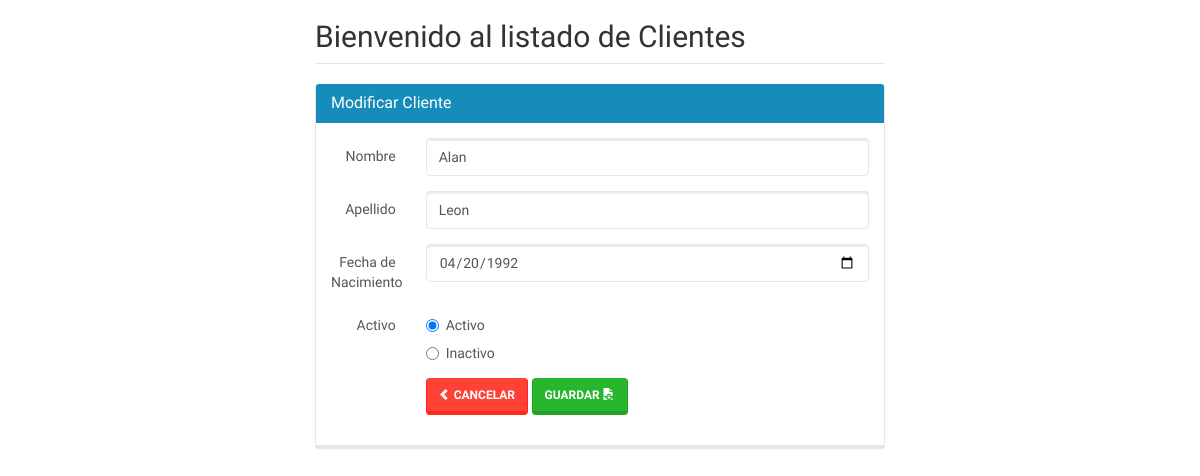
The app's page /editar.php?id=7 with its own data.
### tables this page shows
CREATE TABLE IF NOT EXISTS `clientes` (
  `id` int(10) unsigned NOT NULL AUTO_INCREMENT,
  `apellido` varchar(50) NOT NULL,
  `nombre` varchar(50) NOT NULL,
  `fecha_nac` date NOT NULL,
  `activo` tinyint(1) NOT NULL,
  PRIMARY KEY (`id`)
);

### db/cliente.class.php (called while the page is built, shortened)
<?php
class Cliente {
	function seleccionar_cliente($id)
	{
		$conn = new conexion();
		try{
			$sql = "SELECT * FROM clientes WHERE id = :id";
			$stmt = $conn->prepare($sql);
			$stmt->bindParam(':id', $id, PDO::PARAM_STR);
			$stmt->execute();
			if($stmt->rowCount() == 1)
			{
				$cliente = $stmt->fetch(PDO::FETCH_ASSOC);
				return $cliente;
			}
		} catch(PDOException $e){
			throw new Exception($e->getMessage());
		}
	}
}

### controllers/cont_editar.php (called while the page is built, shortened)
<?php
	require_once __DIR__."/../db/cliente.class.php";
	try
	{
		$c = new Cliente();
		$resultado = $c->seleccionar_cliente($_GET['id']);
	}
	catch(Exception $e)
	{
		header("Location: /error/Errores.php?msg".$e->getMessage());
		die();
	}
?>

### editar.php (the view, shortened to what this page needs)
<?php include "controllers/cont_editar.php"; ?>
<!DOCTYPE html>
<html lang="en">
  <head>
    <link href="recursos/css/bootstrap.min.css" rel="stylesheet">
  </head>
  <body>
  	<div class="col-md-6">
  		<legend> <h2>Bienvenido al listado de Clientes</h2></legend>
		<div class="panel panel-primary">
		  <div class="panel-heading">
		    <h3 class="panel-title">Modificar Cliente</h3>
		  </div>
		  <div class="panel-body">
			<form class="form-horizontal" role="form" action="controllers/cont_editar.php" method="POST">
				<fieldset>
				    <div class="form-group">
						<label for="nombre" class="col-lg-2 control-label">Nombre</label>
				    	<div class="col-lg-10">
				        	<input type="text" class="form-control" id="nombre" name="nombre" value="<?php echo $resultado['nombre']; ?>" required>
				      	</div>
				    </div>
					<div class="form-group">
						<label for="apellido" class="col-lg-2 control-label">Apellido</label>
				    	<div class="col-lg-10">
				        	<input type="text" class="form-control" id="apellido" name="apellido" value="<?php echo $resultado['apellido']; ?>" required>
				      	</div>
				    </div>
				    <div class="form-group">
						<label for="fecha_nac" class="col-lg-2 control-label">Fecha de Nacimiento</label>
				    	<div class="col-lg-10">
				        	<input type="date" class="form-control" id="fecha_nac" name="fecha_nac" value="<?php echo $resultado['fecha_nac']; ?>" required>
				      	</div>
				    </div>
				    <div class="form-group">
				      <label class="col-lg-2 control-label">Activo</label>
				      <div class="col-lg-10">
				        <div class="radio">
				          <label>
				            <input type="radio" name="activo" id="optionsRadios1" value="1" <?php if($resultado['activo'] == 1){ echo 'checked=""'; }?> required>
				            Activo
				          </label>
				        </div>
				        <div class="radio">
				          <label>
				            <input type="radio" name="activo" id="optionsRadios2" value="0" <?php if($resultado['activo'] == 0){ echo 'checked=""'; }?> required>
				            Inactivo
				          </label>
				        </div>
				      </div>
				    </div>
				    <div class="form-group">
				      <div class="col-lg-10 col-lg-offset-2">
				        <a class="btn btn-danger" href="index.php">
                           <span class="glyphicon glyphicon-chevron-left"></span> Cancelar
                       </a>
				        <button type="submit" class="btn btn-success">Guardar <span class="glyphicon glyphicon-save-file"></span></button>
				      </div>
				    </div>
				</fieldset>
			</form>
		  </div>
		</div>
  	</div>
  </body>
  </html>

### records on screen
clientes: nombre "Alan", apellido "Leon", fecha_nac "04/20/1992", activo "☑ Activo", activo "☐ Inactivo"
